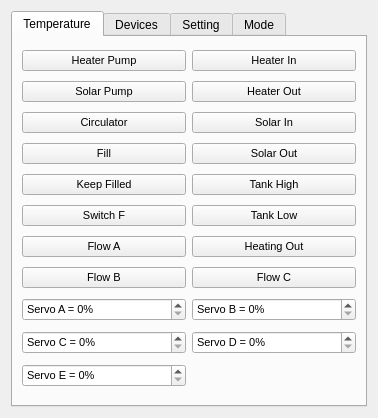
<?xml version="1.0" encoding="UTF-8"?>
<ui version="4.0">
 <class>multigest</class>
 <widget class="QWidget" name="multigest">
  <property name="geometry">
   <rect>
    <x>0</x>
    <y>0</y>
    <width>378</width>
    <height>418</height>
   </rect>
  </property>
  <property name="windowTitle">
   <string>Form</string>
  </property>
  <layout class="QGridLayout" name="gridLayout_2">
   <item row="0" column="0">
    <widget class="QTabWidget" name="tabWidget">
     <property name="currentIndex">
      <number>0</number>
     </property>
     <widget class="QWidget" name="General">
      <attribute name="title">
       <string>Temperature</string>
      </attribute>
      <layout class="QGridLayout" name="gridLayout_5">
       <item row="0" column="0">
        <widget class="QPushButton" name="pushButtonSwitchA">
         <property name="font">
          <font>
           <family>Tahoma</family>
           <pointsize>8</pointsize>
           <weight>50</weight>
           <bold>false</bold>
          </font>
         </property>
         <property name="text">
          <string>Heater Pump</string>
         </property>
         <property name="checkable">
          <bool>false</bool>
         </property>
         <property name="checked">
          <bool>false</bool>
         </property>
        </widget>
       </item>
       <item row="0" column="1">
        <widget class="QPushButton" name="pushButtonT1">
         <property name="font">
          <font>
           <family>Tahoma</family>
           <pointsize>8</pointsize>
           <weight>50</weight>
           <bold>false</bold>
          </font>
         </property>
         <property name="text">
          <string>Heater In</string>
         </property>
         <property name="checkable">
          <bool>false</bool>
         </property>
         <property name="checked">
          <bool>false</bool>
         </property>
        </widget>
       </item>
       <item row="1" column="0">
        <widget class="QPushButton" name="pushButtonSwitchB">
         <property name="font">
          <font>
           <family>Tahoma</family>
           <pointsize>8</pointsize>
           <weight>50</weight>
           <bold>false</bold>
          </font>
         </property>
         <property name="text">
          <string>Solar Pump</string>
         </property>
         <property name="checkable">
          <bool>false</bool>
         </property>
         <property name="checked">
          <bool>false</bool>
         </property>
         <property name="default">
          <bool>false</bool>
         </property>
        </widget>
       </item>
       <item row="1" column="1">
        <widget class="QPushButton" name="pushButtonT2">
         <property name="font">
          <font>
           <family>Tahoma</family>
           <pointsize>8</pointsize>
           <weight>50</weight>
           <bold>false</bold>
          </font>
         </property>
         <property name="text">
          <string>Heater Out</string>
         </property>
         <property name="checkable">
          <bool>false</bool>
         </property>
         <property name="checked">
          <bool>false</bool>
         </property>
        </widget>
       </item>
       <item row="2" column="0">
        <widget class="QPushButton" name="pushButtonSwitchC">
         <property name="font">
          <font>
           <family>Tahoma</family>
           <pointsize>8</pointsize>
           <weight>50</weight>
           <bold>false</bold>
          </font>
         </property>
         <property name="text">
          <string>Circulator</string>
         </property>
         <property name="checkable">
          <bool>false</bool>
         </property>
         <property name="checked">
          <bool>false</bool>
         </property>
         <property name="default">
          <bool>false</bool>
         </property>
        </widget>
       </item>
       <item row="2" column="1">
        <widget class="QPushButton" name="pushButtonT3">
         <property name="font">
          <font>
           <family>Tahoma</family>
           <pointsize>8</pointsize>
           <weight>50</weight>
           <bold>false</bold>
          </font>
         </property>
         <property name="text">
          <string>Solar In</string>
         </property>
         <property name="checkable">
          <bool>false</bool>
         </property>
         <property name="checked">
          <bool>false</bool>
         </property>
        </widget>
       </item>
       <item row="3" column="0">
        <widget class="QPushButton" name="pushButtonSwitchD">
         <property name="font">
          <font>
           <family>Tahoma</family>
           <pointsize>8</pointsize>
           <weight>50</weight>
           <bold>false</bold>
          </font>
         </property>
         <property name="text">
          <string>Fill</string>
         </property>
         <property name="checkable">
          <bool>false</bool>
         </property>
         <property name="checked">
          <bool>false</bool>
         </property>
        </widget>
       </item>
       <item row="3" column="1">
        <widget class="QPushButton" name="pushButtonT4">
         <property name="font">
          <font>
           <family>Tahoma</family>
           <pointsize>8</pointsize>
           <weight>50</weight>
           <bold>false</bold>
          </font>
         </property>
         <property name="text">
          <string>Solar Out</string>
         </property>
         <property name="checkable">
          <bool>false</bool>
         </property>
         <property name="checked">
          <bool>false</bool>
         </property>
        </widget>
       </item>
       <item row="4" column="0">
        <widget class="QPushButton" name="pushButtonSwitchE">
         <property name="font">
          <font>
           <family>Tahoma</family>
           <pointsize>8</pointsize>
           <weight>50</weight>
           <bold>false</bold>
          </font>
         </property>
         <property name="text">
          <string>Keep Filled</string>
         </property>
         <property name="checkable">
          <bool>false</bool>
         </property>
         <property name="checked">
          <bool>false</bool>
         </property>
        </widget>
       </item>
       <item row="4" column="1">
        <widget class="QPushButton" name="pushButtonT5">
         <property name="font">
          <font>
           <family>Tahoma</family>
           <pointsize>8</pointsize>
           <weight>50</weight>
           <bold>false</bold>
          </font>
         </property>
         <property name="text">
          <string>Tank High</string>
         </property>
         <property name="checkable">
          <bool>false</bool>
         </property>
         <property name="checked">
          <bool>false</bool>
         </property>
        </widget>
       </item>
       <item row="5" column="0">
        <widget class="QPushButton" name="pushButtonSwitchF">
         <property name="font">
          <font>
           <family>Tahoma</family>
           <pointsize>8</pointsize>
           <weight>50</weight>
           <bold>false</bold>
          </font>
         </property>
         <property name="text">
          <string>Switch F</string>
         </property>
         <property name="checkable">
          <bool>false</bool>
         </property>
         <property name="checked">
          <bool>false</bool>
         </property>
        </widget>
       </item>
       <item row="5" column="1">
        <widget class="QPushButton" name="pushButtonT6">
         <property name="font">
          <font>
           <family>Tahoma</family>
           <pointsize>8</pointsize>
           <weight>50</weight>
           <bold>false</bold>
          </font>
         </property>
         <property name="text">
          <string>Tank Low</string>
         </property>
         <property name="checkable">
          <bool>false</bool>
         </property>
         <property name="checked">
          <bool>false</bool>
         </property>
        </widget>
       </item>
       <item row="6" column="0">
        <widget class="QPushButton" name="pushButtonFlowA">
         <property name="font">
          <font>
           <family>Tahoma</family>
           <pointsize>8</pointsize>
           <weight>50</weight>
           <bold>false</bold>
          </font>
         </property>
         <property name="text">
          <string>Flow A</string>
         </property>
         <property name="checkable">
          <bool>false</bool>
         </property>
         <property name="checked">
          <bool>false</bool>
         </property>
        </widget>
       </item>
       <item row="6" column="1">
        <widget class="QPushButton" name="pushButtonT7">
         <property name="font">
          <font>
           <family>Tahoma</family>
           <pointsize>8</pointsize>
           <weight>50</weight>
           <bold>false</bold>
          </font>
         </property>
         <property name="text">
          <string>Heating Out</string>
         </property>
         <property name="checkable">
          <bool>false</bool>
         </property>
         <property name="checked">
          <bool>false</bool>
         </property>
        </widget>
       </item>
       <item row="7" column="0">
        <widget class="QPushButton" name="pushButtonFlowB">
         <property name="font">
          <font>
           <family>Tahoma</family>
           <pointsize>8</pointsize>
           <weight>50</weight>
           <bold>false</bold>
          </font>
         </property>
         <property name="text">
          <string>Flow B</string>
         </property>
         <property name="checkable">
          <bool>false</bool>
         </property>
         <property name="checked">
          <bool>false</bool>
         </property>
        </widget>
       </item>
       <item row="7" column="1">
        <widget class="QPushButton" name="pushButtonFlowC">
         <property name="font">
          <font>
           <family>Tahoma</family>
           <pointsize>8</pointsize>
           <weight>50</weight>
           <bold>false</bold>
          </font>
         </property>
         <property name="text">
          <string>Flow C</string>
         </property>
         <property name="checkable">
          <bool>false</bool>
         </property>
         <property name="checked">
          <bool>false</bool>
         </property>
        </widget>
       </item>
       <item row="8" column="0">
        <widget class="QSpinBox" name="spinBoxServoA">
         <property name="font">
          <font>
           <family>Tahoma</family>
           <pointsize>8</pointsize>
           <weight>50</weight>
           <bold>false</bold>
          </font>
         </property>
         <property name="suffix">
          <string>%</string>
         </property>
         <property name="prefix">
          <string>Servo A = </string>
         </property>
         <property name="maximum">
          <number>100</number>
         </property>
         <property name="singleStep">
          <number>20</number>
         </property>
        </widget>
       </item>
       <item row="8" column="1">
        <widget class="QSpinBox" name="spinBoxServoB">
         <property name="font">
          <font>
           <family>Tahoma</family>
           <pointsize>8</pointsize>
           <weight>50</weight>
           <bold>false</bold>
          </font>
         </property>
         <property name="suffix">
          <string>%</string>
         </property>
         <property name="prefix">
          <string>Servo B = </string>
         </property>
         <property name="maximum">
          <number>100</number>
         </property>
         <property name="singleStep">
          <number>10</number>
         </property>
        </widget>
       </item>
       <item row="9" column="0">
        <widget class="QSpinBox" name="spinBoxServoC">
         <property name="font">
          <font>
           <family>Tahoma</family>
           <pointsize>8</pointsize>
           <weight>50</weight>
           <bold>false</bold>
          </font>
         </property>
         <property name="suffix">
          <string>%</string>
         </property>
         <property name="prefix">
          <string>Servo C = </string>
         </property>
         <property name="maximum">
          <number>100</number>
         </property>
         <property name="singleStep">
          <number>50</number>
         </property>
        </widget>
       </item>
       <item row="9" column="1">
        <widget class="QSpinBox" name="spinBoxServoD">
         <property name="font">
          <font>
           <family>Tahoma</family>
           <pointsize>8</pointsize>
           <weight>50</weight>
           <bold>false</bold>
          </font>
         </property>
         <property name="suffix">
          <string>%</string>
         </property>
         <property name="prefix">
          <string>Servo D = </string>
         </property>
         <property name="maximum">
          <number>100</number>
         </property>
         <property name="singleStep">
          <number>25</number>
         </property>
        </widget>
       </item>
       <item row="10" column="0">
        <widget class="QSpinBox" name="spinBoxServoE">
         <property name="font">
          <font>
           <family>Tahoma</family>
           <pointsize>8</pointsize>
           <weight>50</weight>
           <bold>false</bold>
          </font>
         </property>
         <property name="suffix">
          <string>%</string>
         </property>
         <property name="prefix">
          <string>Servo E = </string>
         </property>
         <property name="maximum">
          <number>100</number>
         </property>
         <property name="singleStep">
          <number>25</number>
         </property>
        </widget>
       </item>
      </layout>
     </widget>
     <widget class="QWidget" name="Devices">
      <attribute name="title">
       <string>Devices</string>
      </attribute>
      <layout class="QGridLayout" name="gridLayout_3">
       <item row="0" column="0" colspan="2">
        <widget class="QListWidget" name="listRomIDs">
         <property name="contextMenuPolicy">
          <enum>Qt::CustomContextMenu</enum>
         </property>
        </widget>
       </item>
      </layout>
     </widget>
     <widget class="QWidget" name="Settings">
      <attribute name="title">
       <string>Setting</string>
      </attribute>
      <layout class="QGridLayout" name="gridLayout_4">
       <item row="0" column="0">
        <widget class="QSpinBox" name="spinBoxDelayON">
         <property name="sizePolicy">
          <sizepolicy hsizetype="Minimum" vsizetype="Fixed">
           <horstretch>1</horstretch>
           <verstretch>0</verstretch>
          </sizepolicy>
         </property>
         <property name="suffix">
          <string> x 10 seconds</string>
         </property>
         <property name="prefix">
          <string>Delay ON : </string>
         </property>
         <property name="minimum">
          <number>1</number>
         </property>
         <property name="maximum">
          <number>250</number>
         </property>
         <property name="singleStep">
          <number>1</number>
         </property>
         <property name="value">
          <number>6</number>
         </property>
        </widget>
       </item>
       <item row="0" column="1">
        <widget class="QPushButton" name="pushButtonDODelay">
         <property name="text">
          <string/>
         </property>
        </widget>
       </item>
       <item row="1" column="0">
        <widget class="QSpinBox" name="spinBoxFillDelay">
         <property name="sizePolicy">
          <sizepolicy hsizetype="Minimum" vsizetype="Fixed">
           <horstretch>1</horstretch>
           <verstretch>0</verstretch>
          </sizepolicy>
         </property>
         <property name="suffix">
          <string> x 10 seconds</string>
         </property>
         <property name="prefix">
          <string>Fill Delay : </string>
         </property>
         <property name="minimum">
          <number>1</number>
         </property>
         <property name="maximum">
          <number>250</number>
         </property>
         <property name="singleStep">
          <number>1</number>
         </property>
         <property name="value">
          <number>15</number>
         </property>
        </widget>
       </item>
       <item row="1" column="1">
        <widget class="QPushButton" name="pushButtonFillDelay">
         <property name="text">
          <string/>
         </property>
        </widget>
       </item>
       <item row="2" column="0">
        <widget class="QSpinBox" name="spinBoxDegazDelay">
         <property name="sizePolicy">
          <sizepolicy hsizetype="Minimum" vsizetype="Fixed">
           <horstretch>1</horstretch>
           <verstretch>0</verstretch>
          </sizepolicy>
         </property>
         <property name="suffix">
          <string> x 10 seconds</string>
         </property>
         <property name="prefix">
          <string>Degaz Delay : </string>
         </property>
         <property name="minimum">
          <number>1</number>
         </property>
         <property name="maximum">
          <number>250</number>
         </property>
         <property name="singleStep">
          <number>1</number>
         </property>
         <property name="value">
          <number>15</number>
         </property>
        </widget>
       </item>
       <item row="2" column="1">
        <widget class="QPushButton" name="pushButtonDegazDelay">
         <property name="text">
          <string/>
         </property>
        </widget>
       </item>
       <item row="3" column="0">
        <widget class="QSpinBox" name="spinBoxKeepFilledDelay">
         <property name="sizePolicy">
          <sizepolicy hsizetype="Minimum" vsizetype="Fixed">
           <horstretch>1</horstretch>
           <verstretch>0</verstretch>
          </sizepolicy>
         </property>
         <property name="suffix">
          <string> x 10 seconds</string>
         </property>
         <property name="prefix">
          <string>Keep Filled Delay : </string>
         </property>
         <property name="minimum">
          <number>1</number>
         </property>
         <property name="maximum">
          <number>250</number>
         </property>
         <property name="singleStep">
          <number>1</number>
         </property>
         <property name="value">
          <number>15</number>
         </property>
        </widget>
       </item>
       <item row="3" column="1">
        <widget class="QPushButton" name="pushButtonKeepFilledDelay">
         <property name="text">
          <string/>
         </property>
        </widget>
       </item>
       <item row="4" column="0" colspan="2">
        <widget class="QSpinBox" name="spinBoxTRC">
         <property name="sizePolicy">
          <sizepolicy hsizetype="Minimum" vsizetype="Fixed">
           <horstretch>1</horstretch>
           <verstretch>0</verstretch>
          </sizepolicy>
         </property>
         <property name="suffix">
          <string> °C</string>
         </property>
         <property name="prefix">
          <string>T° Chauffage : </string>
         </property>
         <property name="minimum">
          <number>1</number>
         </property>
         <property name="maximum">
          <number>259</number>
         </property>
         <property name="singleStep">
          <number>1</number>
         </property>
         <property name="value">
          <number>15</number>
         </property>
        </widget>
       </item>
       <item row="5" column="0" colspan="2">
        <widget class="QSpinBox" name="spinBoxTRP">
         <property name="sizePolicy">
          <sizepolicy hsizetype="Minimum" vsizetype="Fixed">
           <horstretch>1</horstretch>
           <verstretch>0</verstretch>
          </sizepolicy>
         </property>
         <property name="suffix">
          <string> °C</string>
         </property>
         <property name="prefix">
          <string>T° Max MSD : </string>
         </property>
         <property name="minimum">
          <number>1</number>
         </property>
         <property name="maximum">
          <number>250</number>
         </property>
         <property name="singleStep">
          <number>1</number>
         </property>
         <property name="value">
          <number>15</number>
         </property>
        </widget>
       </item>
       <item row="6" column="0" colspan="2">
        <widget class="QSpinBox" name="spinBoxHTM">
         <property name="sizePolicy">
          <sizepolicy hsizetype="Minimum" vsizetype="Fixed">
           <horstretch>1</horstretch>
           <verstretch>0</verstretch>
          </sizepolicy>
         </property>
         <property name="suffix">
          <string> °C</string>
         </property>
         <property name="prefix">
          <string>T° Solar Max : </string>
         </property>
         <property name="minimum">
          <number>1</number>
         </property>
         <property name="maximum">
          <number>250</number>
         </property>
         <property name="singleStep">
          <number>1</number>
         </property>
         <property name="value">
          <number>15</number>
         </property>
        </widget>
       </item>
       <item row="7" column="0" colspan="2">
        <widget class="QSpinBox" name="spinBoxSOT">
         <property name="sizePolicy">
          <sizepolicy hsizetype="Minimum" vsizetype="Fixed">
           <horstretch>1</horstretch>
           <verstretch>0</verstretch>
          </sizepolicy>
         </property>
         <property name="suffix">
          <string/>
         </property>
         <property name="prefix">
          <string>Servo Over Turn : </string>
         </property>
         <property name="minimum">
          <number>0</number>
         </property>
         <property name="maximum">
          <number>20</number>
         </property>
         <property name="singleStep">
          <number>1</number>
         </property>
         <property name="value">
          <number>5</number>
         </property>
        </widget>
       </item>
       <item row="8" column="0" colspan="2">
        <widget class="QCheckBox" name="checkBoxServoSolo">
         <property name="text">
          <string>Servo Single Mode</string>
         </property>
        </widget>
       </item>
       <item row="9" column="0" colspan="2">
        <widget class="QPushButton" name="pushButtonSolarVirtual">
         <property name="sizePolicy">
          <sizepolicy hsizetype="Minimum" vsizetype="Fixed">
           <horstretch>1</horstretch>
           <verstretch>0</verstretch>
          </sizepolicy>
         </property>
         <property name="text">
          <string>Virtual Start</string>
         </property>
        </widget>
       </item>
      </layout>
     </widget>
     <widget class="QWidget" name="Mode">
      <attribute name="title">
       <string>Mode</string>
      </attribute>
      <layout class="QGridLayout" name="gridLayout_7">
       <item row="2" column="0" colspan="2">
        <widget class="QComboBox" name="searchInterval"/>
       </item>
       <item row="1" column="0" colspan="2">
        <widget class="QGroupBox" name="groupBoxSolar">
         <property name="title">
          <string>Solar Mode</string>
         </property>
         <layout class="QGridLayout" name="gridLayout_6">
          <item row="0" column="0">
           <widget class="QPushButton" name="pushButtonModeECS">
            <property name="font">
             <font>
              <family>Tahoma</family>
              <pointsize>8</pointsize>
              <weight>50</weight>
              <bold>false</bold>
             </font>
            </property>
            <property name="text">
             <string>ECS</string>
            </property>
            <property name="checkable">
             <bool>true</bool>
            </property>
            <property name="checked">
             <bool>false</bool>
            </property>
           </widget>
          </item>
          <item row="0" column="1">
           <widget class="QPushButton" name="pushButtonModeMSD">
            <property name="font">
             <font>
              <family>Tahoma</family>
              <pointsize>8</pointsize>
              <weight>50</weight>
              <bold>false</bold>
             </font>
            </property>
            <property name="text">
             <string>MSD</string>
            </property>
            <property name="checkable">
             <bool>true</bool>
            </property>
            <property name="checked">
             <bool>false</bool>
            </property>
           </widget>
          </item>
          <item row="0" column="2">
           <widget class="QPushButton" name="pushButtonModeNoSun">
            <property name="font">
             <font>
              <family>Tahoma</family>
              <pointsize>8</pointsize>
              <weight>50</weight>
              <bold>false</bold>
             </font>
            </property>
            <property name="text">
             <string>No Sun</string>
            </property>
            <property name="checkable">
             <bool>true</bool>
            </property>
            <property name="checked">
             <bool>false</bool>
            </property>
           </widget>
          </item>
          <item row="1" column="1">
           <widget class="QPushButton" name="pushButtonMSDEnable">
            <property name="font">
             <font>
              <family>Tahoma</family>
              <pointsize>8</pointsize>
              <weight>50</weight>
              <bold>false</bold>
             </font>
            </property>
            <property name="text">
             <string>MSD Enable</string>
            </property>
            <property name="checkable">
             <bool>true</bool>
            </property>
            <property name="checked">
             <bool>false</bool>
            </property>
           </widget>
          </item>
          <item row="1" column="0">
           <widget class="QLabel" name="labelVersion">
            <property name="text">
             <string/>
            </property>
           </widget>
          </item>
         </layout>
        </widget>
       </item>
       <item row="0" column="0" colspan="2">
        <widget class="QGroupBox" name="groupBoxFluidic">
         <property name="title">
          <string>Fluidic Mode</string>
         </property>
         <layout class="QGridLayout" name="gridLayout">
          <item row="0" column="0">
           <widget class="QPushButton" name="pushButtonModeOff">
            <property name="font">
             <font>
              <family>Tahoma</family>
              <pointsize>8</pointsize>
              <weight>50</weight>
              <bold>false</bold>
             </font>
            </property>
            <property name="text">
             <string>Off</string>
            </property>
            <property name="checkable">
             <bool>true</bool>
            </property>
            <property name="checked">
             <bool>false</bool>
            </property>
           </widget>
          </item>
          <item row="1" column="0">
           <widget class="QPushButton" name="pushButtonModeFill">
            <property name="font">
             <font>
              <family>Tahoma</family>
              <pointsize>8</pointsize>
              <weight>50</weight>
              <bold>false</bold>
             </font>
            </property>
            <property name="text">
             <string>Fill</string>
            </property>
            <property name="checkable">
             <bool>true</bool>
            </property>
            <property name="checked">
             <bool>false</bool>
            </property>
           </widget>
          </item>
          <item row="1" column="1">
           <widget class="QPushButton" name="pushButtonModeRun">
            <property name="font">
             <font>
              <family>Tahoma</family>
              <pointsize>8</pointsize>
              <weight>50</weight>
              <bold>false</bold>
             </font>
            </property>
            <property name="text">
             <string>Run</string>
            </property>
            <property name="checkable">
             <bool>true</bool>
            </property>
            <property name="checked">
             <bool>false</bool>
            </property>
           </widget>
          </item>
          <item row="2" column="0">
           <widget class="QPushButton" name="pushButtonModeDegaz">
            <property name="font">
             <font>
              <family>Tahoma</family>
              <pointsize>8</pointsize>
              <weight>50</weight>
              <bold>false</bold>
             </font>
            </property>
            <property name="text">
             <string>Degaz</string>
            </property>
            <property name="checkable">
             <bool>true</bool>
            </property>
            <property name="checked">
             <bool>false</bool>
            </property>
           </widget>
          </item>
          <item row="2" column="1">
           <widget class="QPushButton" name="pushButtonModeKeepFilled">
            <property name="font">
             <font>
              <family>Tahoma</family>
              <pointsize>8</pointsize>
              <weight>50</weight>
              <bold>false</bold>
             </font>
            </property>
            <property name="text">
             <string>Keep Filled</string>
            </property>
            <property name="checkable">
             <bool>true</bool>
            </property>
            <property name="checked">
             <bool>false</bool>
            </property>
           </widget>
          </item>
         </layout>
        </widget>
       </item>
       <item row="3" column="0" colspan="2">
        <widget class="QCheckBox" name="Global_Convert">
         <property name="text">
          <string>Global Convert</string>
         </property>
        </widget>
       </item>
      </layout>
     </widget>
    </widget>
   </item>
  </layout>
 </widget>
 <resources/>
 <connections/>
</ui>
